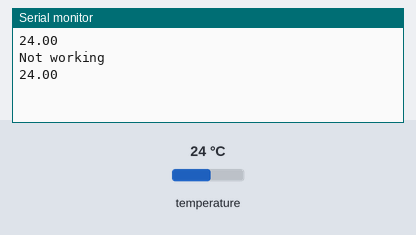
The sketch below on a simulated Arduino Uno, built with avr-gcc and run on an emulated ATmega328P. On the bench: the last lines printed to the serial monitor. The inputs (shaded band) are chosen by the test bench; at power-on: temperature 24 °C.

Above: at 6.8 s.
6.9 s: temperature set to 12 °C
At 8.9 s:
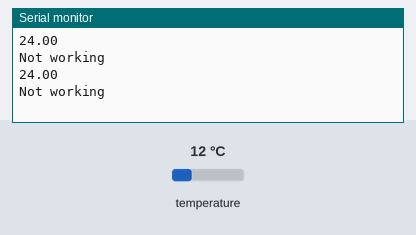
13.2 s: temperature set to 19 °C
At 13.2 s:
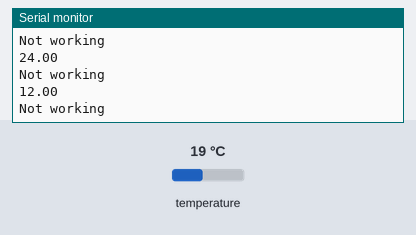
Timing chart, 0 to 16.2 s (numbered marks = the images above; inputs shaded):
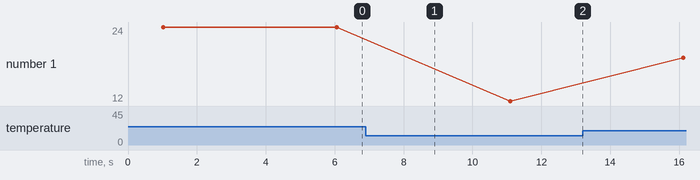

The sketch:

DS18B20_SIMPLE.ino
```cpp
const int temperaturePinNumber = 10;

#include <OneWire.h>
OneWire ds(temperaturePinNumber);

#define DS18S20_ID 0x10
#define DS18B20_ID 0x28
float temperature;

void setup() {
  // put your setup code here, to run once:
  Serial.begin(9600);
}

void loop() {
  // put your main code here, to run repeatedly:
  bool foundTemperature;

  foundTemperature = getTemperature();
  if ( foundTemperature ) {
    Serial.println(temperature);
  } else {
    Serial.println("Not working");
  }
  delay(2000);
}

boolean getTemperature() {
  byte i;
  byte present = 0;
  byte data[12];
  byte addr[8];
  //find a device
  if (!ds.search(addr)) {
    ds.reset_search();
    return false;
  }
  if (OneWire::crc8( addr, 7) != addr[7]) {
    return false;
  }
  if (addr[0] != DS18S20_ID && addr[0] != DS18B20_ID) {
    return false;
  }
  ds.reset();
  ds.select(addr);
  // Start conversion
  ds.write(0x44, 1);
  // Wait some time...
  delay(1000);
  present = ds.reset();
  ds.select(addr);
  // Issue Read scratchpad command
  ds.write(0xBE);
  // Receive 9 bytes
  for ( i = 0; i < 9; i++) {
    data[i] = ds.read();
  }
  // Calculate temperature value
  temperature = ( (data[1] << 8) + data[0] ) * 0.0625;
  return true;
}
```

Measured:
- plotted number 1: 24 → 12 after the input at 6.9 s, 12 → 19 after the input at 13.2 s
